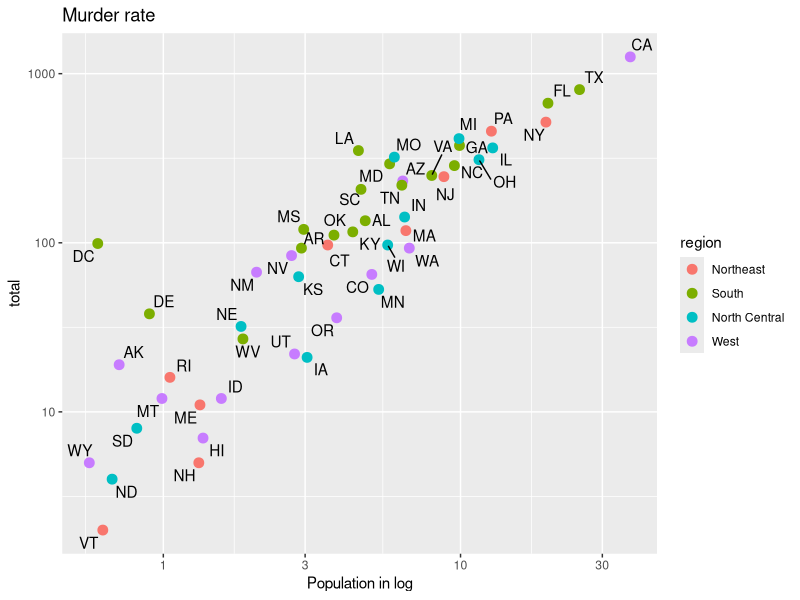

Here is the R script that generated this plot: (Note: this script raises an error after producing the figure.)
library(tidyverse)
library(dslabs)
library(ggthemes)
library(ggrepel)
data.frame(murders)
murders <- murders
murders
head(murders)
rate<-murders %>%
  summarise(murder_rate_per_million=sum(total)/sum(population)*10^6)

murders %>%    
  ggplot(aes(population/10^6,total,label =abb))+
    geom_point(aes(col=region),size=3)+
    geom_text_repel() + 
    xlab("Population in log")+
    ggtitle("Murder rate")+
    scale_x_log10()+
    scale_y_log10() 
    scale_color_discrete(name="Region")+
      theme_economist()
